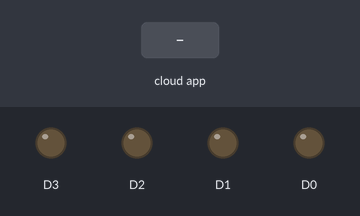
Bench run of a sketch on a simulated ESP8266 (NodeMCU). Parts: output pins drawn as LEDs (lit = HIGH). Inputs (shaded band) come from the test bench. WiFi joins after 1.5 s; servers stay silent unless stated; the Firebase database answers and starts empty; what the sketch prints to the serial monitor is not drawn.

Above: at 2.8 s.
2.9 s: the phone or cloud app sets D0_STATUS to 1
At 8.7 s:
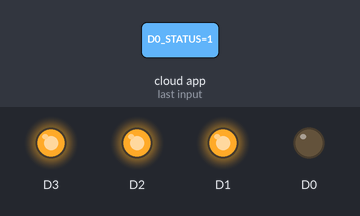
9.1 s: the phone or cloud app sets D1_STATUS to 1
At 13.7 s:
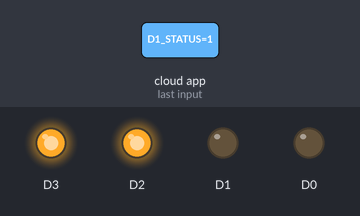
14.7 s: the phone or cloud app sets D2_STATUS to 1
At 20.5 s:
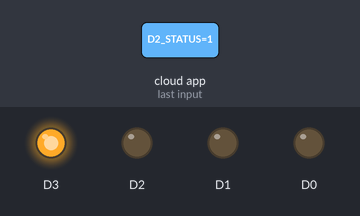
20.8 s: the phone or cloud app sets D0_STATUS to 0
At 25.7 s:
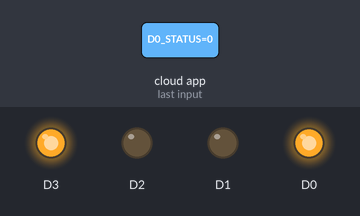
26.5 s: the phone or cloud app sets D3_STATUS to 1
At 31.8 s:
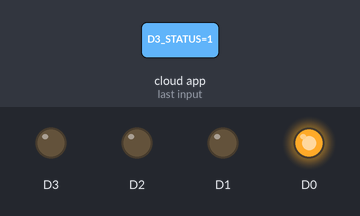
32.9 s: the phone or cloud app sets D1_STATUS to 0
At 37.9 s:
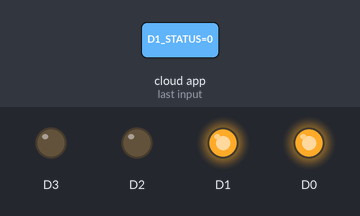
Timing chart, 0 to 39.4 s (numbered marks = the images above; inputs shaded):
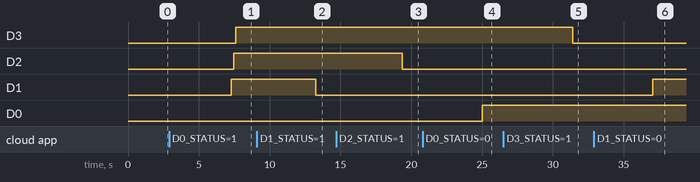

Measured:
- after the input at 2.9 s, D0: stays LOW (without the input it goes to HIGH after 4.3 s)
- after the input at 9.1 s, D1: HIGH → LOW after 4.2 s
- after the input at 14.7 s, D2: HIGH → LOW after 4.7 s
- after the input at 20.8 s, D0: LOW → HIGH after 4.2 s
- after the input at 26.5 s, D3: HIGH → LOW after 4.9 s
- after the input at 32.9 s, D1: LOW → HIGH after 4.2 s

The sketch:

Firebase_database.ino
```cpp
//ArduinoJson 5.13.5

#include <ESP8266WiFi.h>
#include <FirebaseESP8266.h>

#define FIREBASE_HOST "" //change with your host
#define FIREBASE_AUTH "" //change with your auth token
#define WIFI_SSID "" //change with your SSID
#define WIFI_PASSWORD "" ////change with your password

FirebaseData firebaseData;


WiFiClient client;

const char* host = "www.google.com";
const int httpPort = 80;
bool hasInternet = false;

void setup() {
  Serial.begin(115200);
  pinMode(D0,OUTPUT);
  pinMode(D1,OUTPUT);
  pinMode(D2,OUTPUT);
  pinMode(D3,OUTPUT);

  // connect to wifi.
  WiFi.begin(WIFI_SSID, WIFI_PASSWORD);
  Serial.print("connecting");
  while (WiFi.status() != WL_CONNECTED) {
    Serial.print(".");
    delay(500);
  }
  Serial.println();
  Serial.print("connected: ");
  Serial.println(WiFi.localIP());

  Firebase.begin(FIREBASE_HOST, FIREBASE_AUTH);
  Firebase.setInt(firebaseData,"/Connected",0);
  Firebase.reconnectWiFi(true);
}
int p0 = 0;
int p1 = 0;
int p2 = 0;
int p3 = 0;
int connectionStatus = 0;
void loop() {

  if (client.connect(host, httpPort)) {
   Serial.println("Connection success!!!");
   hasInternet=true;
   connectionStatus = 1;
     }


        if (connectionStatus == 1)
        {
          delay(5000);
            Firebase.setInt(firebaseData,"/Connected",1);
            Serial.print("Connected to Internet: ");
            Serial.println(connectionStatus);
        }
        else
        {
          Firebase.setInt(firebaseData,"/Connected",0);
            Serial.print("Not connected to Internet : ");
            Serial.println(connectionStatus);
        }


 if(Firebase.getInt(firebaseData,"/D0_STATUS"))
 {
  p0 = firebaseData.intData();
        if (p0 == 1)
        {
            Serial.print("DEVICE 1 ON : ");
            Serial.println(p0);
            digitalWrite(D0,LOW);
        }
        else
        {
            Serial.print("DEVICE 1 OFF: ");
            Serial.println(p0);
            digitalWrite(D0,HIGH);
        }
 }

if(Firebase.getInt(firebaseData,"/D1_STATUS"))
 {
  p1 = firebaseData.intData();
        if (p1 == 1)
        {
            Serial.print("DEVICE 2 ON : ");
            Serial.println(p1);
            digitalWrite(D1,LOW);
        }
        else
        {
            Serial.print("DEVICE 2 OFF: ");
            Serial.println(p1);
            digitalWrite(D1,HIGH);
        }
 }

 if(Firebase.getInt(firebaseData,"/D2_STATUS"))
 {
  p2 = firebaseData.intData();
        if (p2 == 1)
        {
            Serial.print("DEVICE 3 ON : ");
            Serial.println(p2);
            digitalWrite(D2,LOW);
        }
        else
        {
            Serial.print("DEVICE 3 OFF: ");
            Serial.println(p2);
            digitalWrite(D2,HIGH);
        }
 }

 if(Firebase.getInt(firebaseData,"/D3_STATUS"))
 {
  p3 = firebaseData.intData();
        if (p3 == 1)
        {
            Serial.print("DEVICE 4 ON : ");
            Serial.println(p3);
            digitalWrite(D3,LOW);
        }
        else
        {
            Serial.print("DEVICE 4 OFF: ");
            Serial.println(p3);
            digitalWrite(D3,HIGH);
        }
 }

 else
 {
        Serial.println(firebaseData.errorReason());
 }
}
```
